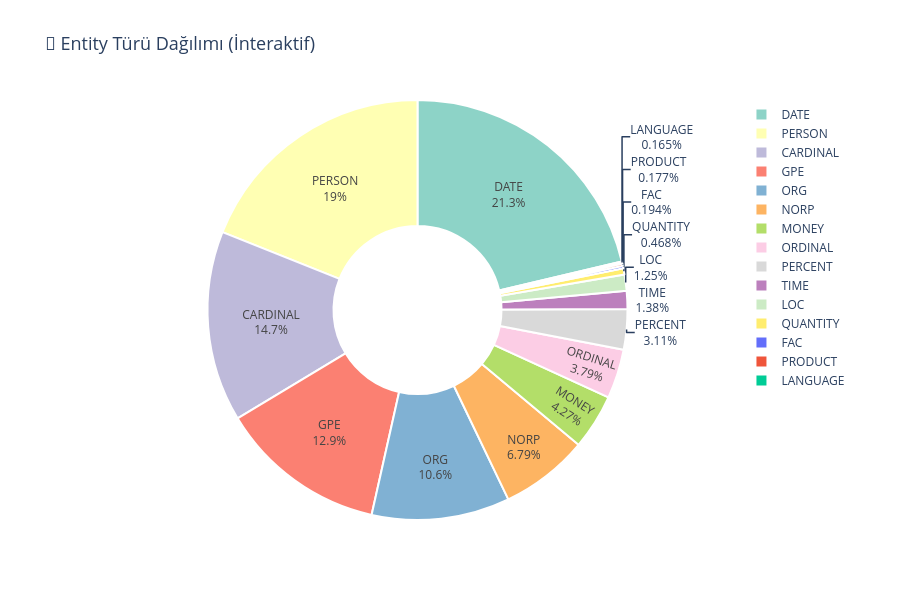
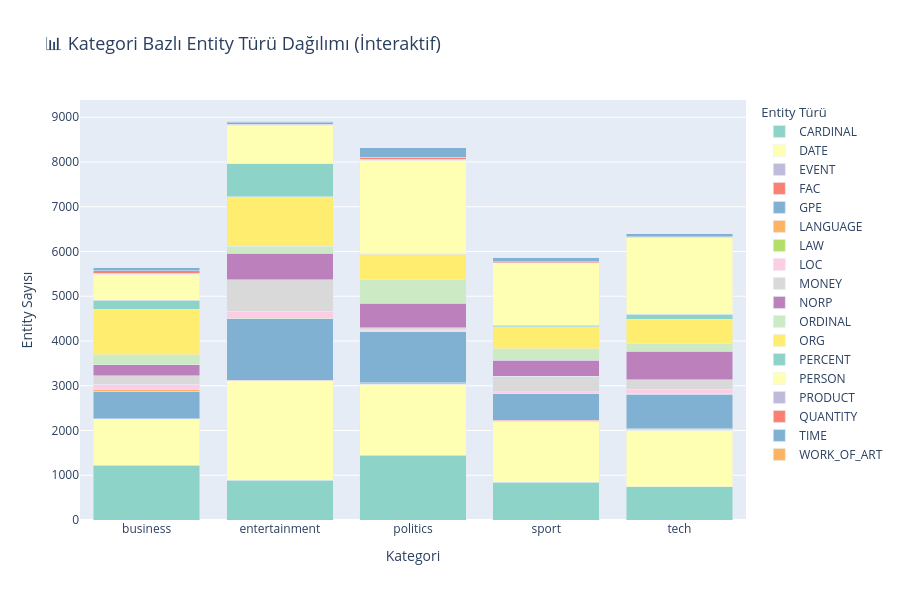
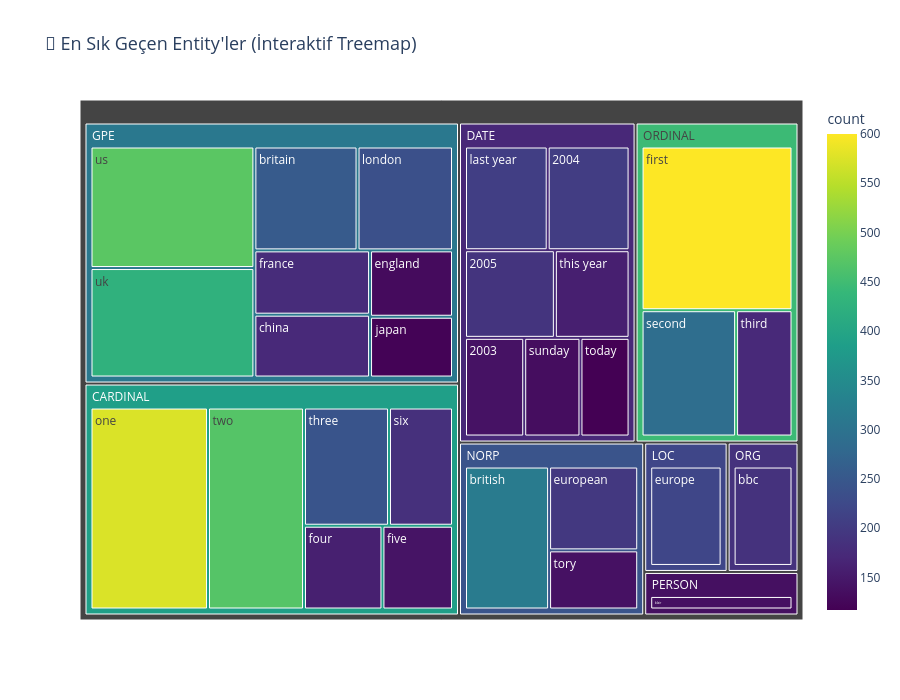
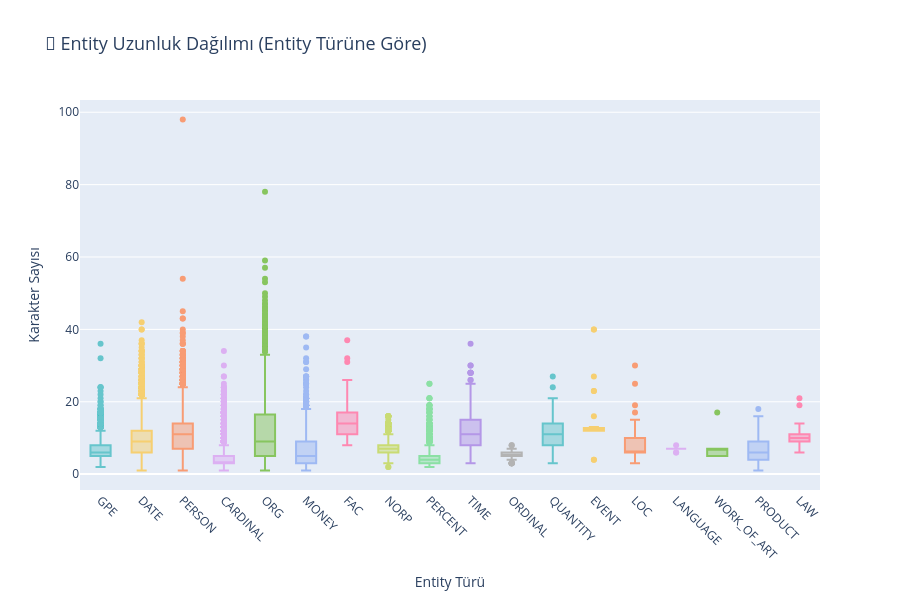

Source (notebook cell) for these figures, in order:
### Markdown cell above
### 🎨 2. İnteraktif Plotly Görselleştirmeleri

Kullanıcının üzerine gelip detay görebileceği interaktif grafikler oluşturalım.

### Code cell
# 📊 İnteraktif Plotly Grafikleri
import plotly.graph_objects as go
from plotly.subplots import make_subplots
import plotly.express as px

print("🎨 İnteraktif grafikler oluşturuluyor...\n")

# 1. Entity Türü Dağılımı - Interactive Sunburst Chart
entity_type_counts = bbc_entities_df['entity_type'].value_counts().head(15)

fig1 = go.Figure(data=[go.Pie(
    labels=entity_type_counts.index,
    values=entity_type_counts.values,
    hole=0.4,
    hovertemplate='<b>%{label}</b><br>Sayı: %{value}<br>Oran: %{percent}<extra></extra>',
    textinfo='label+percent',
    textfont_size=12,
    marker=dict(
        colors=px.colors.qualitative.Set3,
        line=dict(color='white', width=2)
    )
)])

fig1.update_layout(
    title='🎯 Entity Türü Dağılımı (İnteraktif)',
    title_font_size=18,
    showlegend=True,
    height=600,
    font=dict(size=12)
)

fig1.show()

print("✅ Grafik 1: Entity Türü Dağılımı oluşturuldu!")

# 2. Kategori Bazlı Entity Sayıları - Interactive Bar Chart
category_entity_counts = bbc_entities_df.groupby(['category', 'entity_type']).size().reset_index(name='count')

fig2 = px.bar(
    category_entity_counts, 
    x='category', 
    y='count', 
    color='entity_type',
    title='📊 Kategori Bazlı Entity Türü Dağılımı (İnteraktif)',
    labels={'count': 'Entity Sayısı', 'category': 'Kategori', 'entity_type': 'Entity Türü'},
    barmode='stack',
    height=600,
    color_discrete_sequence=px.colors.qualitative.Set3
)

fig2.update_layout(
    title_font_size=18,
    xaxis_title_font_size=14,
    yaxis_title_font_size=14,
    legend_title_font_size=13,
    hovermode='x unified'
)

fig2.show()

print("✅ Grafik 2: Kategori Bazlı Entity Dağılımı oluşturuldu!")

# 3. En Sık Geçen Entity'ler - Interactive Treemap
top_entities = bbc_entities_df['entity_text'].value_counts().head(30).reset_index()
top_entities.columns = ['entity', 'count']

# Entity türlerini ekle
top_entities['entity_type'] = top_entities['entity'].apply(
    lambda x: bbc_entities_df[bbc_entities_df['entity_text'] == x]['entity_type'].iloc[0]
)

fig3 = px.treemap(
    top_entities,
    path=['entity_type', 'entity'],
    values='count',
    title='🌳 En Sık Geçen Entity\'ler (İnteraktif Treemap)',
    color='count',
    color_continuous_scale='Viridis',
    height=700
)

fig3.update_layout(
    title_font_size=18,
)

fig3.show()

print("✅ Grafik 3: Entity Treemap oluşturuldu!")

# 4. Entity Uzunluk Dağılımı - Interactive Box Plot
fig4 = px.box(
    bbc_entities_df,
    x='entity_type',
    y='text_length',
    color='entity_type',
    title='📏 Entity Uzunluk Dağılımı (Entity Türüne Göre)',
    labels={'text_length': 'Karakter Sayısı', 'entity_type': 'Entity Türü'},
    height=600,
    color_discrete_sequence=px.colors.qualitative.Pastel
)

fig4.update_layout(
    title_font_size=18,
    xaxis_title_font_size=14,
    yaxis_title_font_size=14,
    showlegend=False
)

fig4.update_xaxes(tickangle=45)

fig4.show()

print("✅ Grafik 4: Entity Uzunluk Dağılımı oluşturuldu!")

print("\n🎉 Tüm interaktif grafikler oluşturuldu!")

### Figure 1 — Plotly figure (JSON) as saved in the notebook; plotly's stock layout.template omitted (floating-point values rounded to 4 significant figures)
{"data": [{"hole": 0.4, "hovertemplate": "<b>%{label}</b><br>Sayı: %{value}<br>Oran: %{percent}<extra></extra>", "labels": ["DATE", "PERSON", "CARDINAL", "GPE", "ORG", "NORP", "MONEY", "ORDINAL", "PERCENT", "TIME", "LOC", "QUANTITY", "FAC", "PRODUCT", "LANGUAGE"], "marker": {"colors": ["rgb(141,211,199)", "rgb(255,255,179)", "rgb(190,186,218)", "rgb(251,128,114)", "rgb(128,177,211)", "rgb(253,180,98)", "rgb(179,222,105)", "rgb(252,205,229)", "rgb(217,217,217)", "rgb(188,128,189)", "rgb(204,235,197)", "rgb(255,237,111)"], "line": {"color": "white", "width": 2}}, "textfont": {"size": 12}, "textinfo": "label+percent", "type": "pie", "values": [7465, 6648, 5145, 4511, 3728, 2381, 1496, 1329, 1092, 484, 439, 164, 68, 62, 58]}], "layout": {"font": {"size": 12}, "height": 600, "showlegend": true, "title": {"font": {"size": 18}, "text": "🎯 Entity Türü Dağılımı (İnteraktif)"}}}

### Figure 2 — Plotly figure (JSON) as saved in the notebook; plotly's stock layout.template omitted (floating-point values rounded to 4 significant figures)
{"data": [{"hovertemplate": "Entity Türü=CARDINAL<br>Kategori=%{x}<br>Entity Sayısı=%{y}<extra></extra>", "legendgroup": "CARDINAL", "marker": {"color": "rgb(141,211,199)", "pattern": {"shape": ""}}, "name": "CARDINAL", "orientation": "v", "showlegend": true, "textposition": "auto", "type": "bar", "x": ["business", "entertainment", "politics", "sport", "tech"], "xaxis": "x", "y": [1225, 887, 1447, 839, 747], "yaxis": "y"}, {"hovertemplate": "Entity Türü=DATE<br>Kategori=%{x}<br>Entity Sayısı=%{y}<extra></extra>", "legendgroup": "DATE", "marker": {"color": "rgb(255,255,179)", "pattern": {"shape": ""}}, "name": "DATE", "orientation": "v", "showlegend": true, "textposition": "auto", "type": "bar", "x": ["business", "entertainment", "politics", "sport", "tech"], "xaxis": "x", "y": [1034, 2224, 1588, 1362, 1257], "yaxis": "y"}, {"hovertemplate": "Entity Türü=EVENT<br>Kategori=%{x}<br>Entity Sayısı=%{y}<extra></extra>", "legendgroup": "EVENT", "marker": {"color": "rgb(190,186,218)", "pattern": {"shape": ""}}, "name": "EVENT", "orientation": "v", "showlegend": true, "textposition": "auto", "type": "bar", "x": ["business", "entertainment", "politics", "sport", "tech"], "xaxis": "x", "y": [1, 3, 8, 2, 21], "yaxis": "y"}, {"hovertemplate": "Entity Türü=FAC<br>Kategori=%{x}<br>Entity Sayısı=%{y}<extra></extra>", "legendgroup": "FAC", "marker": {"color": "rgb(251,128,114)", "pattern": {"shape": ""}}, "name": "FAC", "orientation": "v", "showlegend": true, "textposition": "auto", "type": "bar", "x": ["business", "entertainment", "politics", "sport", "tech"], "xaxis": "x", "y": [2, 9, 26, 21, 10], "yaxis": "y"}, {"hovertemplate": "Entity Türü=GPE<br>Kategori=%{x}<br>Entity Sayısı=%{y}<extra></extra>", "legendgroup": "GPE", "marker": {"color": "rgb(128,177,211)", "pattern": {"shape": ""}}, "name": "GPE", "orientation": "v", "showlegend": true, "textposition": "auto", "type": "bar", "x": ["business", "entertainment", "politics", "sport", "tech"], "xaxis": "x", "y": [620, 1378, 1142, 594, 777], "yaxis": "y"}, {"hovertemplate": "Entity Türü=LANGUAGE<br>Kategori=%{x}<br>Entity Sayısı=%{y}<extra></extra>", "legendgroup": "LANGUAGE", "marker": {"color": "rgb(253,180,98)", "pattern": {"shape": ""}}, "name": "LANGUAGE", "orientation": "v", "showlegend": true, "textposition": "auto", "type": "bar", "x": ["business", "politics", "sport", "tech"], "xaxis": "x", "y": [32, 9, 8, 9], "yaxis": "y"}, {"hovertemplate": "Entity Türü=LAW<br>Kategori=%{x}<br>Entity Sayısı=%{y}<extra></extra>", "legendgroup": "LAW", "marker": {"color": "rgb(179,222,105)", "pattern": {"shape": ""}}, "name": "LAW", "orientation": "v", "showlegend": true, "textposition": "auto", "type": "bar", "x": ["business", "entertainment", "politics", "sport", "tech"], "xaxis": "x", "y": [1, 10, 7, 2, 2], "yaxis": "y"}, {"hovertemplate": "Entity Türü=LOC<br>Kategori=%{x}<br>Entity Sayısı=%{y}<extra></extra>", "legendgroup": "LOC", "marker": {"color": "rgb(252,205,229)", "pattern": {"shape": ""}}, "name": "LOC", "orientation": "v", "showlegend": true, "textposition": "auto", "type": "bar", "x": ["business", "entertainment", "politics", "sport", "tech"], "xaxis": "x", "y": [120, 157, 25, 41, 96], "yaxis": "y"}, {"hovertemplate": "Entity Türü=MONEY<br>Kategori=%{x}<br>Entity Sayısı=%{y}<extra></extra>", "legendgroup": "MONEY", "marker": {"color": "rgb(217,217,217)", "pattern": {"shape": ""}}, "name": "MONEY", "orientation": "v", "showlegend": true, "textposition": "auto", "type": "bar", "x": ["business", "entertainment", "politics", "sport", "tech"], "xaxis": "x", "y": [191, 703, 45, 342, 215], "yaxis": "y"}, {"hovertemplate": "Entity Türü=NORP<br>Kategori=%{x}<br>Entity Sayısı=%{y}<extra></extra>", "legendgroup": "NORP", "marker": {"color": "rgb(188,128,189)", "pattern": {"shape": ""}}, "name": "NORP", "orientation": "v", "showlegend": true, "textposition": "auto", "type": "bar", "x": ["business", "entertainment", "politics", "sport", "tech"], "xaxis": "x", "y": [243, 593, 550, 360, 635], "yaxis": "y"}, {"hovertemplate": "Entity Türü=ORDINAL<br>Kategori=%{x}<br>Entity Sayısı=%{y}<extra></extra>", "legendgroup": "ORDINAL", "marker": {"color": "rgb(204,235,197)", "pattern": {"shape": ""}}, "name": "ORDINAL", "orientation": "v", "showlegend": true, "textposition": "auto", "type": "bar", "x": ["business", "entertainment", "politics", "sport", "tech"], "xaxis": "x", "y": [227, 149, 528, 260, 165], "yaxis": "y"}, {"hovertemplate": "Entity Türü=ORG<br>Kategori=%{x}<br>Entity Sayısı=%{y}<extra></extra>", "legendgroup": "ORG", "marker": {"color": "rgb(255,237,111)", "pattern": {"shape": ""}}, "name": "ORG", "orientation": "v", "showlegend": true, "textposition": "auto", "type": "bar", "x": ["business", "entertainment", "politics", "sport", "tech"], "xaxis": "x", "y": [1017, 1110, 560, 484, 557], "yaxis": "y"}, {"hovertemplate": "Entity Türü=PERCENT<br>Kategori=%{x}<br>Entity Sayısı=%{y}<extra></extra>", "legendgroup": "PERCENT", "marker": {"color": "rgb(141,211,199)", "pattern": {"shape": ""}}, "name": "PERCENT", "orientation": "v", "showlegend": true, "textposition": "auto", "type": "bar", "x": ["business", "entertainment", "politics", "sport", "tech"], "xaxis": "x", "y": [196, 738, 13, 41, 104], "yaxis": "y"}, {"hovertemplate": "Entity Türü=PERSON<br>Kategori=%{x}<br>Entity Sayısı=%{y}<extra></extra>", "legendgroup": "PERSON", "marker": {"color": "rgb(255,255,179)", "pattern": {"shape": ""}}, "name": "PERSON", "orientation": "v", "showlegend": true, "textposition": "auto", "type": "bar", "x": ["business", "entertainment", "politics", "sport", "tech"], "xaxis": "x", "y": [586, 865, 2092, 1388, 1717], "yaxis": "y"}, {"hovertemplate": "Entity Türü=PRODUCT<br>Kategori=%{x}<br>Entity Sayısı=%{y}<extra></extra>", "legendgroup": "PRODUCT", "marker": {"color": "rgb(190,186,218)", "pattern": {"shape": ""}}, "name": "PRODUCT", "orientation": "v", "showlegend": true, "textposition": "auto", "type": "bar", "x": ["business", "entertainment", "politics", "sport", "tech"], "xaxis": "x", "y": [19, 13, 17, 8, 5], "yaxis": "y"}, {"hovertemplate": "Entity Türü=QUANTITY<br>Kategori=%{x}<br>Entity Sayısı=%{y}<extra></extra>", "legendgroup": "QUANTITY", "marker": {"color": "rgb(251,128,114)", "pattern": {"shape": ""}}, "name": "QUANTITY", "orientation": "v", "showlegend": true, "textposition": "auto", "type": "bar", "x": ["business", "entertainment", "politics", "sport", "tech"], "xaxis": "x", "y": [52, 37, 52, 15, 8], "yaxis": "y"}, {"hovertemplate": "Entity Türü=TIME<br>Kategori=%{x}<br>Entity Sayısı=%{y}<extra></extra>", "legendgroup": "TIME", "marker": {"color": "rgb(128,177,211)", "pattern": {"shape": ""}}, "name": "TIME", "orientation": "v", "showlegend": true, "textposition": "auto", "type": "bar", "x": ["business", "entertainment", "politics", "sport", "tech"], "xaxis": "x", "y": [69, 39, 208, 91, 77], "yaxis": "y"}, {"hovertemplate": "Entity Türü=WORK_OF_ART<br>Kategori=%{x}<br>Entity Sayısı=%{y}<extra></extra>", "legendgroup": "WORK_OF_ART", "marker": {"color": "rgb(253,180,98)", "pattern": {"shape": ""}}, "name": "WORK_OF_ART", "orientation": "v", "showlegend": true, "textposition": "auto", "type": "bar", "x": ["business", "entertainment"], "xaxis": "x", "y": [5, 1], "yaxis": "y"}], "layout": {"barmode": "stack", "height": 600, "hovermode": "x unified", "legend": {"title": {"font": {"size": 13}, "text": "Entity Türü"}, "tracegroupgap": 0}, "title": {"font": {"size": 18}, "text": "📊 Kategori Bazlı Entity Türü Dağılımı (İnteraktif)"}, "xaxis": {"anchor": "y", "domain": [0, 1], "title": {"font": {"size": 14}, "text": "Kategori"}}, "yaxis": {"anchor": "x", "domain": [0, 1], "title": {"font": {"size": 14}, "text": "Entity Sayısı"}}}}

### Figure 3 — Plotly figure (JSON) as saved in the notebook; plotly's stock layout.template omitted (floating-point values rounded to 4 significant figures)
{"data": [{"branchvalues": "total", "customdata": [[600.0], [574.0], [474.0], [469.0], [427.0], [317.0], [290.0], [255.0], [243.0], [236.0], [220.0], [207.0], [205.0], [197.0], [190.0], [187.0], [183.0], [177.0], [173.0], [173.0], [159.0], [158.0], [143.0], [141.0], [139.0], [137.0], [134.0], [131.0], [120.0], [117.0], [445.9], [388.3], [311.4], [242.9], [220.0], [171.4], [187.0], [137.0]], "domain": {"x": [0, 1], "y": [0, 1]}, "hovertemplate": "labels=%{label}<br>count_sum=%{value}<br>parent=%{parent}<br>id=%{id}<br>count=%{color}<extra></extra>", "ids": ["ORDINAL/first", "CARDINAL/one", "GPE/us", "CARDINAL/two", "GPE/uk", "NORP/british", "ORDINAL/second", "GPE/britain", "CARDINAL/three", "GPE/london", "LOC/europe", "DATE/last year", "DATE/2004", "NORP/european", "DATE/2005", "ORG/bbc", "CARDINAL/six", "GPE/france", "ORDINAL/third", "GPE/china", "CARDINAL/four", "DATE/this year", "CARDINAL/five", "DATE/2003", "NORP/tory", "PERSON/blair", "DATE/sunday", "GPE/england", "GPE/japan", "DATE/today", "ORDINAL", "CARDINAL", "GPE", "NORP", "LOC", "DATE", "ORG", "PERSON"], "labels": ["first", "one", "us", "two", "uk", "british", "second", "britain", "three", "london", "europe", "last year", "2004", "european", "2005", "bbc", "six", "france", "third", "china", "four", "this year", "five", "2003", "tory", "blair", "sunday", "england", "japan", "today", "ORDINAL", "CARDINAL", "GPE", "NORP", "LOC", "DATE", "ORG", "PERSON"], "marker": {"coloraxis": "coloraxis", "colors": [600.0, 574.0, 474.0, 469.0, 427.0, 317.0, 290.0, 255.0, 243.0, 236.0, 220.0, 207.0, 205.0, 197.0, 190.0, 187.0, 183.0, 177.0, 173.0, 173.0, 159.0, 158.0, 143.0, 141.0, 139.0, 137.0, 134.0, 131.0, 120.0, 117.0, 445.9, 388.3, 311.4, 242.9, 220.0, 171.4, 187.0, 137.0]}, "name": "", "parents": ["ORDINAL", "CARDINAL", "GPE", "CARDINAL", "GPE", "NORP", "ORDINAL", "GPE", "CARDINAL", "GPE", "LOC", "DATE", "DATE", "NORP", "DATE", "ORG", "CARDINAL", "GPE", "ORDINAL", "GPE", "CARDINAL", "DATE", "CARDINAL", "DATE", "NORP", "PERSON", "DATE", "GPE", "GPE", "DATE", "", "", "", "", "", "", "", ""], "type": "treemap", "values": [600.0, 574.0, 474.0, 469.0, 427.0, 317.0, 290.0, 255.0, 243.0, 236.0, 220.0, 207.0, 205.0, 197.0, 190.0, 187.0, 183.0, 177.0, 173.0, 173.0, 159.0, 158.0, 143.0, 141.0, 139.0, 137.0, 134.0, 131.0, 120.0, 117.0, 1063.0, 1771.0, 1993.0, 653.0, 220.0, 1152.0, 187.0, 137.0]}], "layout": {"coloraxis": {"colorbar": {"title": {"text": "count"}}, "colorscale": [[0, "#440154"], [0.1111, "#482878"], [0.2222, "#3e4989"], [0.3333, "#31688e"], [0.4444, "#26828e"], [0.5556, "#1f9e89"], [0.6667, "#35b779"], [0.7778, "#6ece58"], [0.8889, "#b5de2b"], [1, "#fde725"]]}, "height": 700, "legend": {"tracegroupgap": 0}, "title": {"font": {"size": 18}, "text": "🌳 En Sık Geçen Entity'ler (İnteraktif Treemap)"}}}

### Figure 4 — Plotly figure (JSON) as saved in the notebook; plotly's stock layout.template omitted (floating-point values rounded to 4 significant figures; data arrays with more than 128 entries replaced by an {"elided": "..."} marker saying what was removed)
{"data": [{"alignmentgroup": "True", "hovertemplate": "Entity Türü=%{x}<br>Karakter Sayısı=%{y}<extra></extra>", "legendgroup": "GPE", "marker": {"color": "rgb(102, 197, 204)"}, "name": "GPE", "notched": false, "offsetgroup": "GPE", "orientation": "v", "showlegend": true, "type": "box", "x": {"elided": "4511 str values"}, "x0": " ", "xaxis": "x", "y": {"elided": "4511 int values"}, "y0": " ", "yaxis": "y"}, {"alignmentgroup": "True", "hovertemplate": "Entity Türü=%{x}<br>Karakter Sayısı=%{y}<extra></extra>", "legendgroup": "DATE", "marker": {"color": "rgb(246, 207, 113)"}, "name": "DATE", "notched": false, "offsetgroup": "DATE", "orientation": "v", "showlegend": true, "type": "box", "x": {"elided": "7465 str values"}, "x0": " ", "xaxis": "x", "y": {"elided": "7465 int values"}, "y0": " ", "yaxis": "y"}, {"alignmentgroup": "True", "hovertemplate": "Entity Türü=%{x}<br>Karakter Sayısı=%{y}<extra></extra>", "legendgroup": "PERSON", "marker": {"color": "rgb(248, 156, 116)"}, "name": "PERSON", "notched": false, "offsetgroup": "PERSON", "orientation": "v", "showlegend": true, "type": "box", "x": {"elided": "6648 str values"}, "x0": " ", "xaxis": "x", "y": {"elided": "6648 int values"}, "y0": " ", "yaxis": "y"}, {"alignmentgroup": "True", "hovertemplate": "Entity Türü=%{x}<br>Karakter Sayısı=%{y}<extra></extra>", "legendgroup": "CARDINAL", "marker": {"color": "rgb(220, 176, 242)"}, "name": "CARDINAL", "notched": false, "offsetgroup": "CARDINAL", "orientation": "v", "showlegend": true, "type": "box", "x": {"elided": "5145 str values"}, "x0": " ", "xaxis": "x", "y": {"elided": "5145 int values"}, "y0": " ", "yaxis": "y"}, {"alignmentgroup": "True", "hovertemplate": "Entity Türü=%{x}<br>Karakter Sayısı=%{y}<extra></extra>", "legendgroup": "ORG", "marker": {"color": "rgb(135, 197, 95)"}, "name": "ORG", "notched": false, "offsetgroup": "ORG", "orientation": "v", "showlegend": true, "type": "box", "x": {"elided": "3728 str values"}, "x0": " ", "xaxis": "x", "y": {"elided": "3728 int values"}, "y0": " ", "yaxis": "y"}, {"alignmentgroup": "True", "hovertemplate": "Entity Türü=%{x}<br>Karakter Sayısı=%{y}<extra></extra>", "legendgroup": "MONEY", "marker": {"color": "rgb(158, 185, 243)"}, "name": "MONEY", "notched": false, "offsetgroup": "MONEY", "orientation": "v", "showlegend": true, "type": "box", "x": {"elided": "1496 str values"}, "x0": " ", "xaxis": "x", "y": {"elided": "1496 int values"}, "y0": " ", "yaxis": "y"}, {"alignmentgroup": "True", "hovertemplate": "Entity Türü=%{x}<br>Karakter Sayısı=%{y}<extra></extra>", "legendgroup": "FAC", "marker": {"color": "rgb(254, 136, 177)"}, "name": "FAC", "notched": false, "offsetgroup": "FAC", "orientation": "v", "showlegend": true, "type": "box", "x": ["FAC", "FAC", "FAC", "FAC", "FAC", "FAC", "FAC", "FAC", "FAC", "FAC", "FAC", "FAC", "FAC", "FAC", "FAC", "FAC", "FAC", "FAC", "FAC", "FAC", "FAC", "FAC", "FAC", "FAC", "FAC", "FAC", "FAC", "FAC", "FAC", "FAC", "FAC", "FAC", "FAC", "FAC", "FAC", "FAC", "FAC", "FAC", "FAC", "FAC", "FAC", "FAC", "FAC", "FAC", "FAC", "FAC", "FAC", "FAC", "FAC", "FAC", "FAC", "FAC", "FAC", "FAC", "FAC", "FAC", "FAC", "FAC", "FAC", "FAC", "FAC", "FAC", "FAC", "FAC", "FAC", "FAC", "FAC", "FAC"], "x0": " ", "xaxis": "x", "y": [14, 26, 12, 16, 10, 11, 11, 32, 17, 17, 10, 10, 10, 8, 12, 16, 12, 12, 16, 8, 21, 14, 17, 17, 13, 20, 15, 11, 17, 15, 31, 17, 10, 10, 12, 14, 24, 16, 17, 19, 22, 16, 18, 14, 15, 37, 14, 24, 11, 15, 15, 11, 8, 12, 17, 15, 15, 10, 10, 12, 12, 11, 13, 9, 23, 16, 13, 13], "y0": " ", "yaxis": "y"}, {"alignmentgroup": "True", "hovertemplate": "Entity Türü=%{x}<br>Karakter Sayısı=%{y}<extra></extra>", "legendgroup": "NORP", "marker": {"color": "rgb(201, 219, 116)"}, "name": "NORP", "notched": false, "offsetgroup": "NORP", "orientation": "v", "showlegend": true, "type": "box", "x": {"elided": "2381 str values"}, "x0": " ", "xaxis": "x", "y": {"elided": "2381 int values"}, "y0": " ", "yaxis": "y"}, {"alignmentgroup": "True", "hovertemplate": "Entity Türü=%{x}<br>Karakter Sayısı=%{y}<extra></extra>", "legendgroup": "PERCENT", "marker": {"color": "rgb(139, 224, 164)"}, "name": "PERCENT", "notched": false, "offsetgroup": "PERCENT", "orientation": "v", "showlegend": true, "type": "box", "x": {"elided": "1092 str values"}, "x0": " ", "xaxis": "x", "y": {"elided": "1092 int values"}, "y0": " ", "yaxis": "y"}, {"alignmentgroup": "True", "hovertemplate": "Entity Türü=%{x}<br>Karakter Sayısı=%{y}<extra></extra>", "legendgroup": "TIME", "marker": {"color": "rgb(180, 151, 231)"}, "name": "TIME", "notched": false, "offsetgroup": "TIME", "orientation": "v", "showlegend": true, "type": "box", "x": {"elided": "484 str values"}, "x0": " ", "xaxis": "x", "y": {"elided": "484 int values"}, "y0": " ", "yaxis": "y"}, {"alignmentgroup": "True", "hovertemplate": "Entity Türü=%{x}<br>Karakter Sayısı=%{y}<extra></extra>", "legendgroup": "ORDINAL", "marker": {"color": "rgb(179, 179, 179)"}, "name": "ORDINAL", "notched": false, "offsetgroup": "ORDINAL", "orientation": "v", "showlegend": true, "type": "box", "x": {"elided": "1329 str values"}, "x0": " ", "xaxis": "x", "y": {"elided": "1329 int values"}, "y0": " ", "yaxis": "y"}, {"alignmentgroup": "True", "hovertemplate": "Entity Türü=%{x}<br>Karakter Sayısı=%{y}<extra></extra>", "legendgroup": "QUANTITY", "marker": {"color": "rgb(102, 197, 204)"}, "name": "QUANTITY", "notched": false, "offsetgroup": "QUANTITY", "orientation": "v", "showlegend": true, "type": "box", "x": {"elided": "164 str values"}, "x0": " ", "xaxis": "x", "y": {"elided": "164 int values"}, "y0": " ", "yaxis": "y"}, {"alignmentgroup": "True", "hovertemplate": "Entity Türü=%{x}<br>Karakter Sayısı=%{y}<extra></extra>", "legendgroup": "EVENT", "marker": {"color": "rgb(246, 207, 113)"}, "name": "EVENT", "notched": false, "offsetgroup": "EVENT", "orientation": "v", "showlegend": true, "type": "box", "x": ["EVENT", "EVENT", "EVENT", "EVENT", "EVENT", "EVENT", "EVENT", "EVENT", "EVENT", "EVENT", "EVENT", "EVENT", "EVENT", "EVENT", "EVENT", "EVENT", "EVENT", "EVENT", "EVENT", "EVENT", "EVENT", "EVENT", "EVENT", "EVENT", "EVENT", "EVENT", "EVENT", "EVENT", "EVENT", "EVENT", "EVENT", "EVENT", "EVENT", "EVENT", "EVENT"], "x0": " ", "xaxis": "x", "y": [12, 4, 12, 12, 12, 12, 40, 13, 12, 12, 12, 23, 12, 12, 13, 12, 16, 13, 40, 27, 12, 12, 12, 12, 12, 12, 12, 12, 12, 23, 12, 12, 4, 12, 12], "y0": " ", "yaxis": "y"}, {"alignmentgroup": "True", "hovertemplate": "Entity Türü=%{x}<br>Karakter Sayısı=%{y}<extra></extra>", "legendgroup": "LOC", "marker": {"color": "rgb(248, 156, 116)"}, "name": "LOC", "notched": false, "offsetgroup": "LOC", "orientation": "v", "showlegend": true, "type": "box", "x": {"elided": "439 str values"}, "x0": " ", "xaxis": "x", "y": {"elided": "439 int values"}, "y0": " ", "yaxis": "y"}, {"alignmentgroup": "True", "hovertemplate": "Entity Türü=%{x}<br>Karakter Sayısı=%{y}<extra></extra>", "legendgroup": "LANGUAGE", "marker": {"color": "rgb(220, 176, 242)"}, "name": "LANGUAGE", "notched": false, "offsetgroup": "LANGUAGE", "orientation": "v", "showlegend": true, "type": "box", "x": ["LANGUAGE", "LANGUAGE", "LANGUAGE", "LANGUAGE", "LANGUAGE", "LANGUAGE", "LANGUAGE", "LANGUAGE", "LANGUAGE", "LANGUAGE", "LANGUAGE", "LANGUAGE", "LANGUAGE", "LANGUAGE", "LANGUAGE", "LANGUAGE", "LANGUAGE", "LANGUAGE", "LANGUAGE", "LANGUAGE", "LANGUAGE", "LANGUAGE", "LANGUAGE", "LANGUAGE", "LANGUAGE", "LANGUAGE", "LANGUAGE", "LANGUAGE", "LANGUAGE", "LANGUAGE", "LANGUAGE", "LANGUAGE", "LANGUAGE", "LANGUAGE", "LANGUAGE", "LANGUAGE", "LANGUAGE", "LANGUAGE", "LANGUAGE", "LANGUAGE", "LANGUAGE", "LANGUAGE", "LANGUAGE", "LANGUAGE", "LANGUAGE", "LANGUAGE", "LANGUAGE", "LANGUAGE", "LANGUAGE", "LANGUAGE", "LANGUAGE", "LANGUAGE", "LANGUAGE", "LANGUAGE", "LANGUAGE", "LANGUAGE", "LANGUAGE", "LANGUAGE"], "x0": " ", "xaxis": "x", "y": [7, 7, 7, 7, 7, 7, 7, 7, 7, 7, 7, 7, 7, 7, 7, 7, 7, 7, 7, 7, 7, 8, 7, 7, 7, 7, 7, 7, 7, 7, 7, 7, 7, 7, 6, 7, 6, 7, 7, 7, 7, 7, 7, 7, 7, 7, 7, 7, 7, 7, 7, 7, 7, 7, 7, 7, 7, 7], "y0": " ", "yaxis": "y"}, {"alignmentgroup": "True", "hovertemplate": "Entity Türü=%{x}<br>Karakter Sayısı=%{y}<extra></extra>", "legendgroup": "WORK_OF_ART", "marker": {"color": "rgb(135, 197, 95)"}, "name": "WORK_OF_ART", "notched": false, "offsetgroup": "WORK_OF_ART", "orientation": "v", "showlegend": true, "type": "box", "x": ["WORK_OF_ART", "WORK_OF_ART", "WORK_OF_ART", "WORK_OF_ART", "WORK_OF_ART", "WORK_OF_ART"], "x0": " ", "xaxis": "x", "y": [17, 5, 7, 7, 5, 7], "y0": " ", "yaxis": "y"}, {"alignmentgroup": "True", "hovertemplate": "Entity Türü=%{x}<br>Karakter Sayısı=%{y}<extra></extra>", "legendgroup": "PRODUCT", "marker": {"color": "rgb(158, 185, 243)"}, "name": "PRODUCT", "notched": false, "offsetgroup": "PRODUCT", "orientation": "v", "showlegend": true, "type": "box", "x": ["PRODUCT", "PRODUCT", "PRODUCT", "PRODUCT", "PRODUCT", "PRODUCT", "PRODUCT", "PRODUCT", "PRODUCT", "PRODUCT", "PRODUCT", "PRODUCT", "PRODUCT", "PRODUCT", "PRODUCT", "PRODUCT", "PRODUCT", "PRODUCT", "PRODUCT", "PRODUCT", "PRODUCT", "PRODUCT", "PRODUCT", "PRODUCT", "PRODUCT", "PRODUCT", "PRODUCT", "PRODUCT", "PRODUCT", "PRODUCT", "PRODUCT", "PRODUCT", "PRODUCT", "PRODUCT", "PRODUCT", "PRODUCT", "PRODUCT", "PRODUCT", "PRODUCT", "PRODUCT", "PRODUCT", "PRODUCT", "PRODUCT", "PRODUCT", "PRODUCT", "PRODUCT", "PRODUCT", "PRODUCT", "PRODUCT", "PRODUCT", "PRODUCT", "PRODUCT", "PRODUCT", "PRODUCT", "PRODUCT", "PRODUCT", "PRODUCT", "PRODUCT", "PRODUCT", "PRODUCT", "PRODUCT", "PRODUCT"], "x0": " ", "xaxis": "x", "y": [12, 6, 6, 6, 15, 8, 6, 3, 16, 10, 6, 8, 8, 4, 15, 9, 1, 16, 4, 3, 4, 6, 3, 3, 9, 8, 13, 4, 14, 5, 16, 16, 18, 16, 6, 8, 4, 4, 11, 5, 7, 4, 4, 4, 3, 8, 6, 8, 9, 6, 7, 10, 9, 8, 3, 14, 6, 4, 4, 4, 4, 9], "y0": " ", "yaxis": "y"}, {"alignmentgroup": "True", "hovertemplate": "Entity Türü=%{x}<br>Karakter Sayısı=%{y}<extra></extra>", "legendgroup": "LAW", "marker": {"color": "rgb(254, 136, 177)"}, "name": "LAW", "notched": false, "offsetgroup": "LAW", "orientation": "v", "showlegend": true, "type": "box", "x": ["LAW", "LAW", "LAW", "LAW", "LAW", "LAW", "LAW", "LAW", "LAW", "LAW", "LAW", "LAW", "LAW", "LAW", "LAW", "LAW", "LAW", "LAW", "LAW", "LAW", "LAW", "LAW"], "x0": " ", "xaxis": "x", "y": [6, 21, 8, 8, 10, 10, 10, 10, 10, 10, 9, 9, 10, 11, 11, 11, 14, 19, 12, 10, 9, 10], "y0": " ", "yaxis": "y"}], "layout": {"boxmode": "overlay", "height": 600, "legend": {"title": {"text": "Entity Türü"}, "tracegroupgap": 0}, "showlegend": false, "title": {"font": {"size": 18}, "text": "📏 Entity Uzunluk Dağılımı (Entity Türüne Göre)"}, "xaxis": {"anchor": "y", "categoryarray": ["GPE", "DATE", "PERSON", "CARDINAL", "ORG", "MONEY", "FAC", "NORP", "PERCENT", "TIME", "ORDINAL", "QUANTITY", "EVENT", "LOC", "LANGUAGE", "WORK_OF_ART", "PRODUCT", "LAW"], "categoryorder": "array", "domain": [0, 1], "tickangle": 45, "title": {"font": {"size": 14}, "text": "Entity Türü"}}, "yaxis": {"anchor": "x", "domain": [0, 1], "title": {"font": {"size": 14}, "text": "Karakter Sayısı"}}}}
